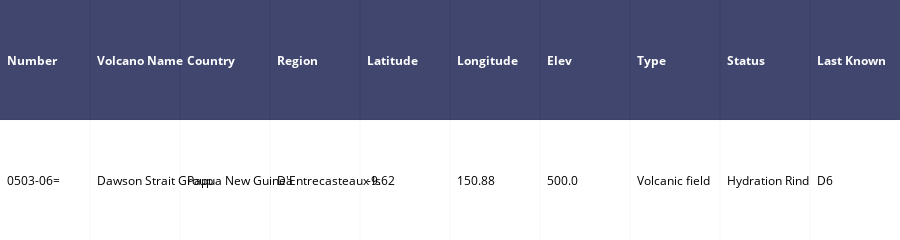

Notebook code for this chart:
### Code cell
map_plotter('')

### Figure 1 — Plotly figure (JSON) as saved in the notebook; plotly's stock layout.template omitted (floating-point values rounded to 4 significant figures)
{"data": [{"colorscale": [[0, "#00083e"], [0.5, "#ededee"], [1, "#ffffff"]], "hoverinfo": "none", "opacity": 0.75, "showscale": false, "type": "heatmap", "z": [[0, 0, 0, 0, 0, 0, 0, 0, 0, 0], [0.5, 0.5, 0.5, 0.5, 0.5, 0.5, 0.5, 0.5, 0.5, 0.5]]}], "layout": {"annotations": [{"align": "left", "font": {"color": "#ffffff"}, "showarrow": false, "text": "<b>Number</b>", "x": -0.45, "xanchor": "left", "xref": "x1", "y": 0, "yref": "y1"}, {"align": "left", "font": {"color": "#ffffff"}, "showarrow": false, "text": "<b>Volcano Name</b>", "x": 0.55, "xanchor": "left", "xref": "x1", "y": 0, "yref": "y1"}, {"align": "left", "font": {"color": "#ffffff"}, "showarrow": false, "text": "<b>Country</b>", "x": 1.55, "xanchor": "left", "xref": "x1", "y": 0, "yref": "y1"}, {"align": "left", "font": {"color": "#ffffff"}, "showarrow": false, "text": "<b>Region</b>", "x": 2.55, "xanchor": "left", "xref": "x1", "y": 0, "yref": "y1"}, {"align": "left", "font": {"color": "#ffffff"}, "showarrow": false, "text": "<b>Latitude</b>", "x": 3.55, "xanchor": "left", "xref": "x1", "y": 0, "yref": "y1"}, {"align": "left", "font": {"color": "#ffffff"}, "showarrow": false, "text": "<b>Longitude</b>", "x": 4.55, "xanchor": "left", "xref": "x1", "y": 0, "yref": "y1"}, {"align": "left", "font": {"color": "#ffffff"}, "showarrow": false, "text": "<b>Elev</b>", "x": 5.55, "xanchor": "left", "xref": "x1", "y": 0, "yref": "y1"}, {"align": "left", "font": {"color": "#ffffff"}, "showarrow": false, "text": "<b>Type</b>", "x": 6.55, "xanchor": "left", "xref": "x1", "y": 0, "yref": "y1"}, {"align": "left", "font": {"color": "#ffffff"}, "showarrow": false, "text": "<b>Status</b>", "x": 7.55, "xanchor": "left", "xref": "x1", "y": 0, "yref": "y1"}, {"align": "left", "font": {"color": "#ffffff"}, "showarrow": false, "text": "<b>Last Known</b>", "x": 8.55, "xanchor": "left", "xref": "x1", "y": 0, "yref": "y1"}, {"align": "left", "font": {"color": "#000000"}, "showarrow": false, "text": "0503-06=", "x": -0.45, "xanchor": "left", "xref": "x1", "y": 1, "yref": "y1"}, {"align": "left", "font": {"color": "#000000"}, "showarrow": false, "text": "Dawson Strait Group", "x": 0.55, "xanchor": "left", "xref": "x1", "y": 1, "yref": "y1"}, {"align": "left", "font": {"color": "#000000"}, "showarrow": false, "text": "Papua New Guinea", "x": 1.55, "xanchor": "left", "xref": "x1", "y": 1, "yref": "y1"}, {"align": "left", "font": {"color": "#000000"}, "showarrow": false, "text": "D'Entrecasteaux Is", "x": 2.55, "xanchor": "left", "xref": "x1", "y": 1, "yref": "y1"}, {"align": "left", "font": {"color": "#000000"}, "showarrow": false, "text": "-9.62", "x": 3.55, "xanchor": "left", "xref": "x1", "y": 1, "yref": "y1"}, {"align": "left", "font": {"color": "#000000"}, "showarrow": false, "text": "150.88", "x": 4.55, "xanchor": "left", "xref": "x1", "y": 1, "yref": "y1"}, {"align": "left", "font": {"color": "#000000"}, "showarrow": false, "text": "500.0", "x": 5.55, "xanchor": "left", "xref": "x1", "y": 1, "yref": "y1"}, {"align": "left", "font": {"color": "#000000"}, "showarrow": false, "text": "Volcanic field", "x": 6.55, "xanchor": "left", "xref": "x1", "y": 1, "yref": "y1"}, {"align": "left", "font": {"color": "#000000"}, "showarrow": false, "text": "Hydration Rind", "x": 7.55, "xanchor": "left", "xref": "x1", "y": 1, "yref": "y1"}, {"align": "left", "font": {"color": "#000000"}, "showarrow": false, "text": "D6", "x": 8.55, "xanchor": "left", "xref": "x1", "y": 1, "yref": "y1"}], "height": 110, "margin": {"b": 0, "l": 0, "r": 0, "t": 0}, "xaxis": {"dtick": 1, "gridwidth": 2, "showticklabels": false, "tick0": -0.5, "ticks": "", "zeroline": false}, "yaxis": {"autorange": "reversed", "dtick": 1, "gridwidth": 2, "showticklabels": false, "tick0": 0.5, "ticks": "", "zeroline": false}}}
